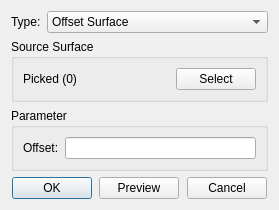
<?xml version="1.0" encoding="UTF-8"?>
<ui version="4.0">
 <class>SurfaceOffsetInfoDialog</class>
 <widget class="QDialog" name="SurfaceOffsetInfoDialog">
  <property name="geometry">
   <rect>
    <x>0</x>
    <y>0</y>
    <width>279</width>
    <height>192</height>
   </rect>
  </property>
  <property name="windowTitle">
   <string>Offset Surface</string>
  </property>
  <layout class="QGridLayout" name="gridLayout_4">
   <item row="0" column="0">
    <widget class="QWidget" name="widget_2" native="true">
     <property name="sizePolicy">
      <sizepolicy hsizetype="Preferred" vsizetype="Fixed">
       <horstretch>0</horstretch>
       <verstretch>0</verstretch>
      </sizepolicy>
     </property>
     <layout class="QGridLayout" name="gridLayout_2">
      <property name="leftMargin">
       <number>0</number>
      </property>
      <property name="topMargin">
       <number>0</number>
      </property>
      <property name="rightMargin">
       <number>0</number>
      </property>
      <property name="bottomMargin">
       <number>0</number>
      </property>
      <item row="0" column="0">
       <widget class="QLabel" name="label">
        <property name="sizePolicy">
         <sizepolicy hsizetype="Fixed" vsizetype="Preferred">
          <horstretch>0</horstretch>
          <verstretch>0</verstretch>
         </sizepolicy>
        </property>
        <property name="text">
         <string>Type:</string>
        </property>
       </widget>
      </item>
      <item row="0" column="1">
       <widget class="QComboBox" name="comb_type">
        <item>
         <property name="text">
          <string>Offset Surface</string>
         </property>
        </item>
       </widget>
      </item>
     </layout>
    </widget>
   </item>
   <item row="2" column="0">
    <widget class="QWidget" name="widget" native="true">
     <property name="sizePolicy">
      <sizepolicy hsizetype="Preferred" vsizetype="Fixed">
       <horstretch>0</horstretch>
       <verstretch>0</verstretch>
      </sizepolicy>
     </property>
     <layout class="QGridLayout" name="gridLayout_3">
      <property name="leftMargin">
       <number>0</number>
      </property>
      <property name="topMargin">
       <number>0</number>
      </property>
      <property name="rightMargin">
       <number>0</number>
      </property>
      <property name="bottomMargin">
       <number>0</number>
      </property>
      <item row="0" column="4">
       <spacer name="horizontalSpacer_3">
        <property name="orientation">
         <enum>Qt::Horizontal</enum>
        </property>
        <property name="sizeHint" stdset="0">
         <size>
          <width>40</width>
          <height>20</height>
         </size>
        </property>
       </spacer>
      </item>
      <item row="0" column="1">
       <widget class="QPushButton" name="pb_ok">
        <property name="text">
         <string>OK</string>
        </property>
       </widget>
      </item>
      <item row="0" column="3">
       <widget class="QPushButton" name="pb_preview">
        <property name="text">
         <string>Preview</string>
        </property>
       </widget>
      </item>
      <item row="0" column="5">
       <widget class="QPushButton" name="pb_cancel">
        <property name="text">
         <string>Cancel</string>
        </property>
       </widget>
      </item>
      <item row="0" column="2">
       <spacer name="horizontalSpacer_2">
        <property name="orientation">
         <enum>Qt::Horizontal</enum>
        </property>
        <property name="sizeHint" stdset="0">
         <size>
          <width>40</width>
          <height>20</height>
         </size>
        </property>
       </spacer>
      </item>
      <item row="0" column="0">
       <spacer name="horizontalSpacer">
        <property name="orientation">
         <enum>Qt::Horizontal</enum>
        </property>
        <property name="sizeHint" stdset="0">
         <size>
          <width>40</width>
          <height>20</height>
         </size>
        </property>
       </spacer>
      </item>
      <item row="0" column="6">
       <spacer name="horizontalSpacer_4">
        <property name="orientation">
         <enum>Qt::Horizontal</enum>
        </property>
        <property name="sizeHint" stdset="0">
         <size>
          <width>40</width>
          <height>20</height>
         </size>
        </property>
       </spacer>
      </item>
     </layout>
    </widget>
   </item>
   <item row="1" column="0">
    <widget class="QStackedWidget" name="stackedWidget">
     <widget class="QWidget" name="page">
      <layout class="QGridLayout" name="gridLayout">
       <property name="leftMargin">
        <number>0</number>
       </property>
       <property name="topMargin">
        <number>0</number>
       </property>
       <property name="rightMargin">
        <number>0</number>
       </property>
       <property name="bottomMargin">
        <number>0</number>
       </property>
       <item row="0" column="0">
        <widget class="QGroupBox" name="groupBox">
         <property name="sizePolicy">
          <sizepolicy hsizetype="Preferred" vsizetype="Fixed">
           <horstretch>0</horstretch>
           <verstretch>0</verstretch>
          </sizepolicy>
         </property>
         <property name="title">
          <string>Source Surface</string>
         </property>
         <layout class="QHBoxLayout" name="horizontalLayout_2">
          <item>
           <widget class="QLabel" name="lb_source">
            <property name="text">
             <string>Picked (0)</string>
            </property>
           </widget>
          </item>
          <item>
           <widget class="QPushButton" name="pb_selectsource">
            <property name="sizePolicy">
             <sizepolicy hsizetype="Fixed" vsizetype="Fixed">
              <horstretch>0</horstretch>
              <verstretch>0</verstretch>
             </sizepolicy>
            </property>
            <property name="text">
             <string>Select</string>
            </property>
           </widget>
          </item>
         </layout>
        </widget>
       </item>
       <item row="1" column="0">
        <widget class="QGroupBox" name="groupBox_2">
         <property name="title">
          <string>Parameter</string>
         </property>
         <layout class="QGridLayout" name="gridLayout_5">
          <item row="0" column="0">
           <widget class="QLabel" name="label_7">
            <property name="text">
             <string>Offset:</string>
            </property>
           </widget>
          </item>
          <item row="0" column="1">
           <widget class="Comp::FITKSciNotationLineEdit" name="le_offset"/>
          </item>
         </layout>
        </widget>
       </item>
       <item row="2" column="0">
        <spacer name="verticalSpacer">
         <property name="orientation">
          <enum>Qt::Vertical</enum>
         </property>
         <property name="sizeHint" stdset="0">
          <size>
           <width>20</width>
           <height>40</height>
          </size>
         </property>
        </spacer>
       </item>
      </layout>
     </widget>
    </widget>
   </item>
  </layout>
 </widget>
 <customwidgets>
  <customwidget>
   <class>Comp::FITKSciNotationLineEdit</class>
   <extends>QLineEdit</extends>
   <header location="global">FITK_Component/FITKWidget/FITKSciNotationLineEdit.h</header>
  </customwidget>
 </customwidgets>
 <resources/>
 <connections/>
</ui>
